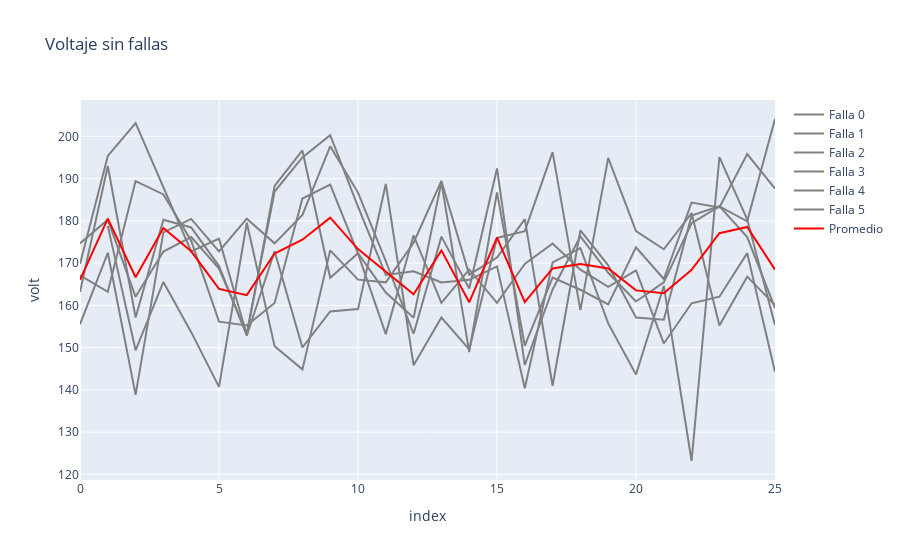

Notebook cell for this chart:
### Code cell
titulo = 'Voltaje sin fallas'
target = 'volt'
graficar_telemetria_fallas(telemetria_sin_fallas_30, 5,titulo,target)

### Figure 1 — Plotly figure (JSON) as saved in the notebook; plotly's stock layout.template omitted (floating-point values rounded to 4 significant figures)
{"data": [{"line": {"color": "gray"}, "mode": "lines", "name": "Falla 0", "type": "scatter", "x": [0, 1, 2, 3, 4, 5, 6, 7, 8, 9, 10, 11, 12, 13, 14, 15, 16, 17, 18, 19, 20, 21, 22, 23, 24, 25], "y": [155.5, 172.4, 138.8, 177.3, 180.5, 172.8, 180.5, 174.7, 181.4, 197.6, 186.7, 170.5, 153.3, 176.3, 164.0, 192.4, 145.9, 163.8, 176.3, 167.7, 160.9, 165.4, 179.4, 183.4, 179.9, 204.1]}, {"line": {"color": "gray"}, "mode": "lines", "name": "Falla 1", "type": "scatter", "x": [0, 1, 2, 3, 4, 5, 6, 7, 8, 9, 10, 11, 12, 13, 14, 15, 16, 17, 18, 19, 20, 21, 22, 23, 24, 25], "y": [174.7, 180.3, 162.0, 172.7, 176.2, 168.7, 153.4, 186.9, 195.0, 200.3, 183.4, 167.2, 168.1, 165.4, 166.1, 169.2, 140.4, 170.2, 173.5, 155.7, 143.6, 164.6, 123.2, 195.1, 180.4, 155.3]}, {"line": {"color": "gray"}, "mode": "lines", "name": "Falla 2", "type": "scatter", "x": [0, 1, 2, 3, 4, 5, 6, 7, 8, 9, 10, 11, 12, 13, 14, 15, 16, 17, 18, 19, 20, 21, 22, 23, 24, 25], "y": [163.2, 193.0, 157.1, 180.3, 178.4, 169.3, 152.8, 172.8, 150.0, 158.6, 159.1, 188.7, 145.8, 157.1, 149.6, 176.0, 177.6, 196.3, 158.9, 194.9, 177.6, 173.3, 181.8, 155.2, 166.8, 160.1]}, {"line": {"color": "gray"}, "mode": "lines", "name": "Falla 3", "type": "scatter", "x": [0, 1, 2, 3, 4, 5, 6, 7, 8, 9, 10, 11, 12, 13, 14, 15, 16, 17, 18, 19, 20, 21, 22, 23, 24, 25], "y": [169.8, 195.4, 203.1, 187.7, 172.7, 175.8, 153.0, 188.3, 196.7, 166.5, 172.4, 163.1, 157.0, 189.2, 148.9, 186.7, 150.5, 166.6, 163.7, 160.2, 173.7, 166.2, 184.3, 183.2, 195.8, 187.6]}, {"line": {"color": "gray"}, "mode": "lines", "name": "Falla 4", "type": "scatter", "x": [0, 1, 2, 3, 4, 5, 6, 7, 8, 9, 10, 11, 12, 13, 14, 15, 16, 17, 18, 19, 20, 21, 22, 23, 24, 25], "y": [167.1, 163.2, 189.4, 186.2, 175.3, 156.1, 155.3, 160.6, 185.3, 188.6, 172.2, 153.2, 176.6, 160.6, 168.5, 160.6, 169.8, 174.7, 168.5, 164.4, 168.3, 151.0, 160.5, 162.0, 172.4, 144.3]}, {"line": {"color": "gray"}, "mode": "lines", "name": "Falla 5", "type": "scatter", "x": [1, 2, 3, 4, 5, 6, 7, 8, 9, 10, 11, 12, 13, 14, 15, 16, 17, 18, 19, 20, 21, 22, 23, 24, 25], "y": [178.8, 149.4, 165.5, 153.7, 140.7, 179.5, 150.3, 144.9, 173.0, 166.1, 165.4, 174.8, 189.5, 167.3, 171.3, 180.4, 141.0, 177.8, 169.5, 157.1, 156.6, 181.3, 183.5, 176.2, 159.4]}, {"line": {"color": "red"}, "mode": "lines", "name": "Promedio", "type": "scatter", "x": [0, 1, 2, 3, 4, 5, 6, 7, 8, 9, 10, 11, 12, 13, 14, 15, 16, 17, 18, 19, 20, 21, 22, 23, 24, 25], "y": [166.0, 180.5, 166.6, 178.3, 172.8, 163.9, 162.4, 172.3, 175.5, 180.8, 173.3, 168.0, 162.6, 173.0, 160.7, 176.0, 160.8, 168.7, 169.8, 168.7, 163.5, 162.9, 168.4, 177.1, 178.6, 168.5]}], "layout": {"title": {"text": "Voltaje sin fallas"}, "xaxis": {"title": {"text": "index"}}, "yaxis": {"title": {"text": "volt"}}}}
